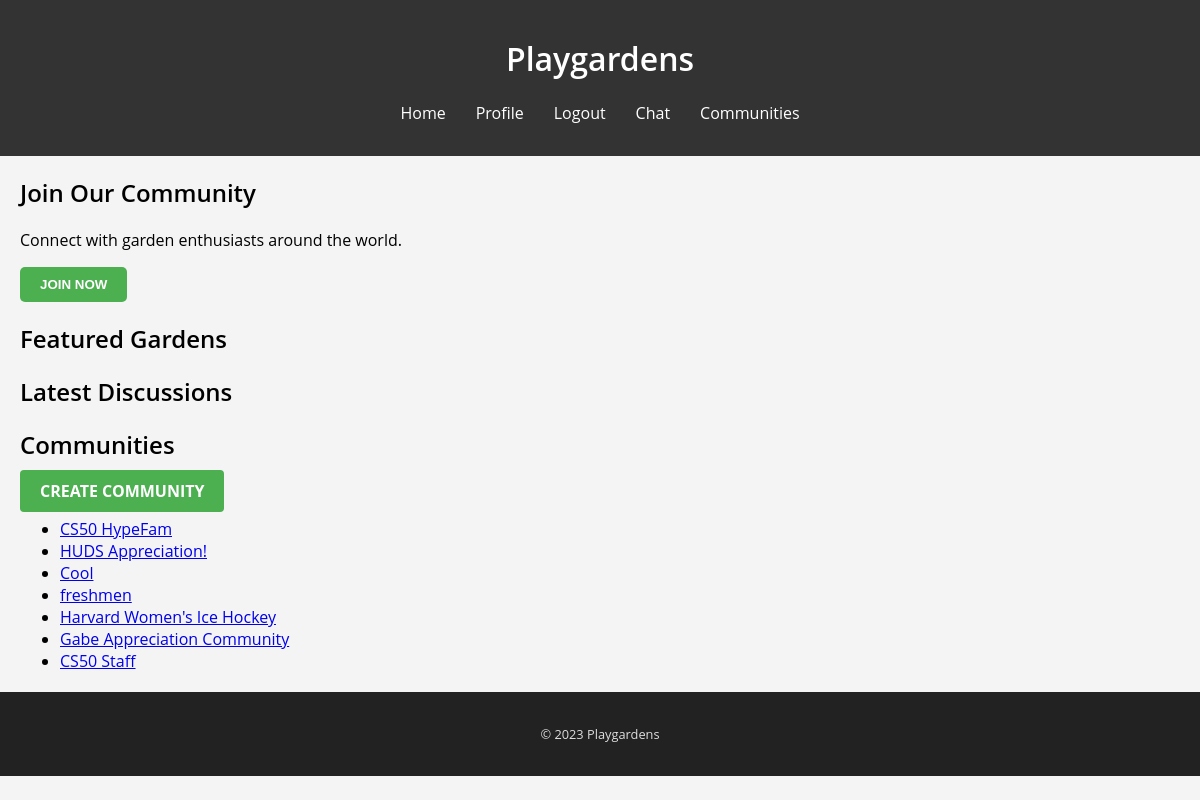
Screenshot of / (signed in) with the database file from the repository.
### models.py (models this page shows)
class Community(db.Model):
    id = db.Column(db.Integer, primary_key=True)
    name = db.Column(db.String(100), nullable=False, unique=True)
    description = db.Column(db.Text, nullable=False)
    posts = db.relationship('Post', backref='community', lazy=True)
    members = db.relationship('User', secondary=membership_table, backref='communities')

### app.py (the view)
@app.route('/')
def home():
    communities = Community.query.all()
    return render_template('home.html', communities=communities)

### app.py (called while the page is built)
@app.before_request
def load_user():
    user_id = session.get('user_id')
    if user_id is not None:
        g.user = User.query.get(user_id)
    else:
        g.user = None

### templates/home.html (shortened to what this page needs)
<!DOCTYPE html>
<html lang="en">
<head>
    <link rel="stylesheet" href="{{ url_for('static', filename='css/style.css') }}">
</head>
<body>
    <header>
        <h1>Playgardens</h1>
        <nav>
          <ul>
            <li><a href="/">Home</a></li>
            {% if 'user_id' in session %}
                <li><a href="/profile">Profile</a></li>
                <li><a href="/logout">Logout</a></li>
            {% else %}
                <li><a href="/login">Login</a></li>
                <li><a href="/register">Register</a></li>
            {% endif %}
            <li><a href="/chat">Chat</a></li>
            <li><a href="/communities">Communities</a></li>
          </ul>
        </nav>
      </header>
    <main>
        <section class="cta-section">
            <h2>Join Our Community</h2>
            <p>Connect with garden enthusiasts around the world.</p>
            <a href = "/register"> <button class="cta-button">Join Now</button> </a>
        </section>
        <section>
            <h2>Featured Gardens</h2>
        </section>
        <section>
            <h2>Latest Discussions</h2>
        </section>
        <section>
            <h2>Communities</h2>
            <a href="{{ url_for('create_community') }}" class="btn btn-primary">Create Community</a>
            <ul>
                {% for community in communities %}
                <li><a href="{{ url_for('community', community_id=community.id) }}">{{ community.name }}</a></li>
                {% endfor %}
            </ul>
        </section>
    </main>
    <footer>
        <p>© 2023 Playgardens</p>
    </footer>
</body>
</html>

### static/css/style.css (style rules this page uses)
body { font-family: Arial, sans-serif; margin: 0; padding: 0; background-color: #f4f4f4; }
header { background-color: #333; color: white; padding: 1rem 0; text-align: center; }
nav ul { list-style: none; padding: 0; }
nav ul li { display: inline; margin: 0 10px; }
nav ul li a { color: white; text-decoration: none; }
main { margin: 20px; }
footer { text-align: center; padding: 20px 0; background-color: #333; color: white; }
nav ul { display: flex; justify-content: center; padding: 0; }
nav ul li { margin: 0 15px; }
nav ul li a { color: white; text-decoration: none; transition: color 0.3s; }
body { font-family: 'Open Sans', sans-serif; }
h1, h2, h3 { font-weight: 600; }
nav { position: sticky; top: 0; z-index: 10; background-color: #333; }
.cta-button { background-color: #4CAF50; color: white; border: none; padding: 10px 20px; border-radius: 5px; cursor: pointer; text-transform: uppercase; font-weight: bold; transition: background-color 0.3s ease; }
footer { background-color: #222; color: #ddd; padding: 20px; font-size: 0.8em; }
.btn-primary { background-color: #007bff; color: white; padding: 10px 15px; text-decoration: none; border-radius: 5px; }
.btn-primary, .btn-success, input[type="submit"] { background-color: #4CAF50; color: white; padding: 10px 20px; border: none; border-radius: 4px; cursor: pointer; text-transform: uppercase; font-weight: bold; transition: background-color 0.3s ease; }

### rows the page displays
Community: name "CS50 HypeFam"
Community: name "HUDS Appreciation!"
Community: name "Cool"
Community: name "freshmen"
Community: name "Harvard Women's Ice Hockey"
Community: name "Gabe Appreciation Community"
Community: name "CS50 Staff"
